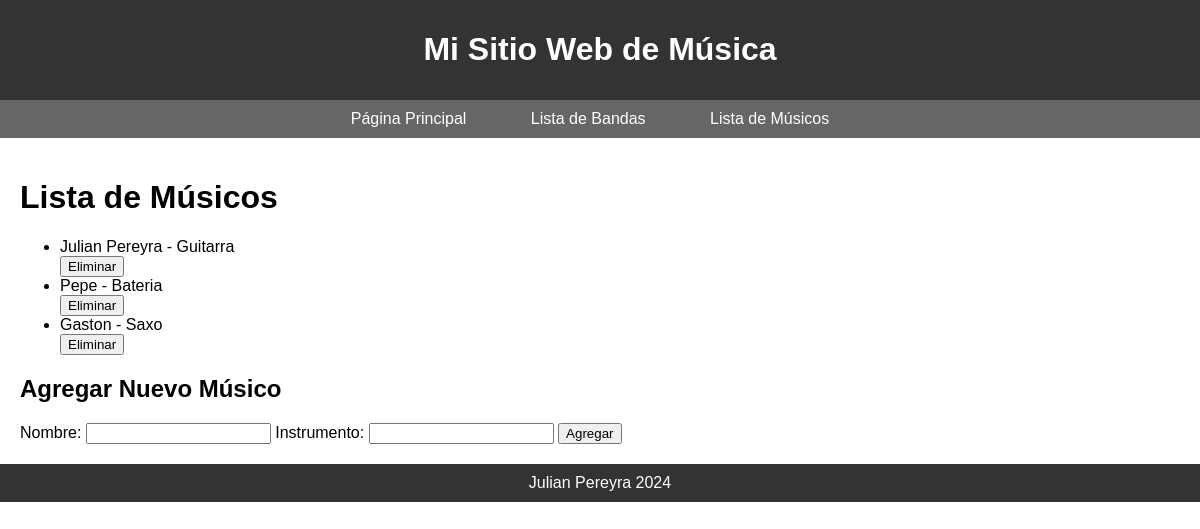
Before: /Integrantes/musicos/ with the older database file.
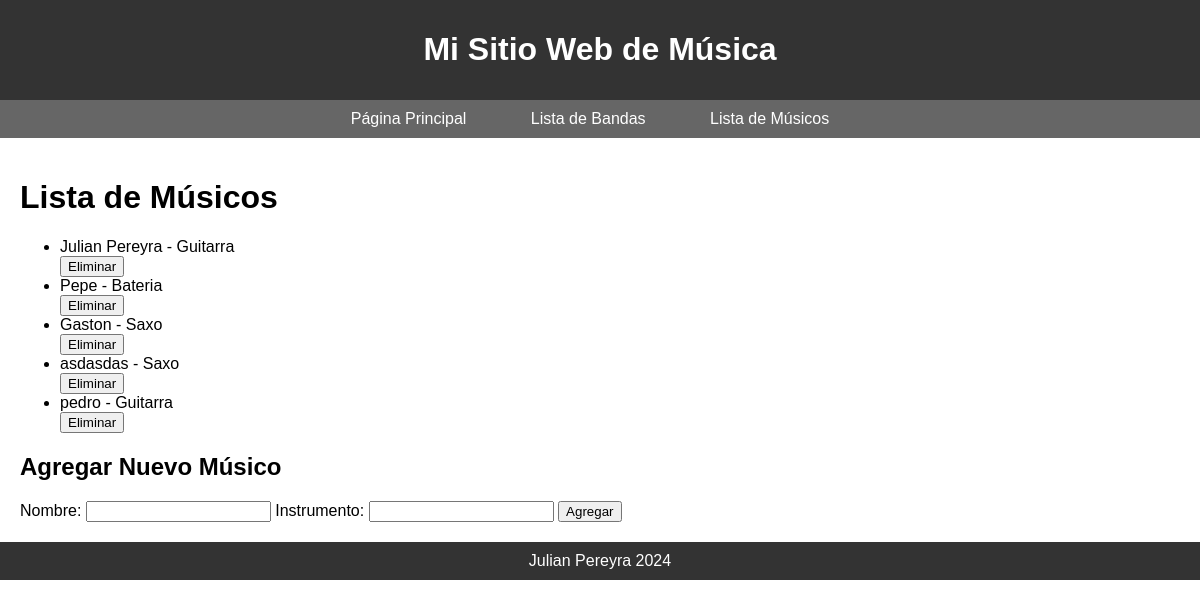
After: the same page with the newer database file.
### Integrantes/models.py (models this page shows, shortened)
class Musico(models.Model):
    nombre = models.CharField(max_length=255)
    instrumento = models.CharField(max_length=100)
    genero_primario = models.ForeignKey(GeneroMusical, on_delete=models.SET_NULL, null=True, related_name='musico_genero_primario')
    genero_secundario = models.ForeignKey(GeneroMusical, on_delete=models.SET_NULL, null=True, blank=True, related_name='musico_genero_secundario')

### Integrantes/views.py (the view)
def lista_musicos(request):
    musicos = Musico.objects.all()
    return render(request, 'integrantes/lista_musicos.html', {'musicos': musicos})

### Integrantes/templates/Integrantes/lista_musicos.html (shortened to what this page needs)
{% extends 'base.html' %}
{% block content %}
    <h1>Lista de Músicos</h1>
    <ul>
        {% for musico in musicos %}
            <li>{{ musico.nombre }} - {{ musico.instrumento }}</li>
            <form method="post" action="{% url 'Integrantes:eliminar_musico' musico.id %}">
                <button type="submit">Eliminar</button>
            </form>
        {% endfor %}
    </ul>
    <h2>Agregar Nuevo Músico</h2>
    <form method="post" action="{% url 'Integrantes:agregar_musico' %}">
        <label for="nombre">Nombre:</label>
        <input type="text" name="nombre" required>
        <label for="instrumento">Instrumento:</label>
        <input type="text" name="instrumento" required>
        <button type="submit">Agregar</button>
    </form>
{% endblock %}

### core/templates/core/base.html (shortened to what this page needs)
<!DOCTYPE html>
<html lang="es">
<head>
</head>
<body>
    <header>
        <h1>Mi Sitio Web de Música</h1>
    </header>
    <nav>
        <ul>
            <li><a href="{% url 'Integrantes:pagina_principal' %}">Página Principal</a></li>
            <li><a href="{% url 'Integrantes:lista_bandas' %}">Lista de Bandas</a></li>
            <li><a href="{% url 'Integrantes:lista_musicos' %}">Lista de Músicos</a></li>
        </ul>
    </nav>
    <main>
        {% block content %}{% endblock %}
    </main>
    <footer>
        Julian Pereyra 2024
    </footer>
</body>
</html>

### core/templates/core/base.html (style rules this page uses)
body { font-family: Arial, sans-serif; margin: 0; padding: 0; }
header { background-color: #333; color: white; text-align: center; padding: 10px 0; }
nav { background-color: #666; padding: 10px 0; }
nav ul { list-style-type: none; margin: 0; padding: 0; text-align: center; }
nav ul li { display: inline; margin-right: 20px; }
nav ul li a { text-decoration: none; color: white; padding: 10px 20px; border-radius: 5px; transition: background-color 0.3s ease; }
main { padding: 20px; }
footer { background-color: #333; color: white; text-align: center; padding: 10px 0; }

Changed rows visible on the page:
added Musico: nombre "asdasdas", instrumento "Saxo"
added Musico: nombre "pedro", instrumento "Guitarra"
